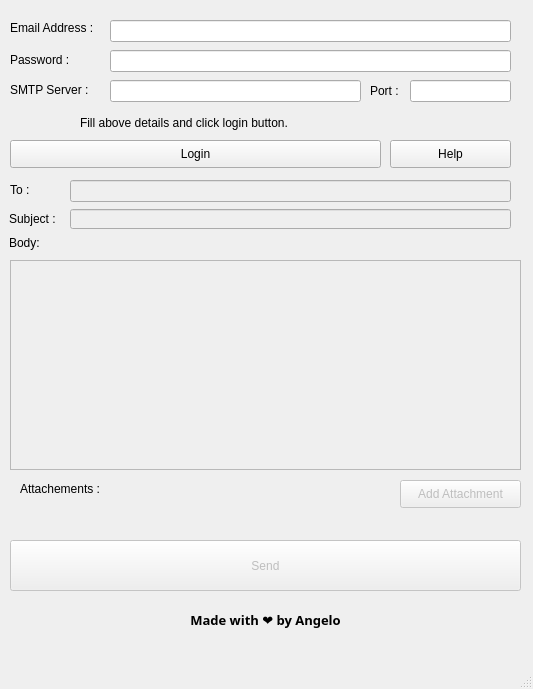
<?xml version="1.0" encoding="UTF-8"?>
<ui version="4.0">
 <class>MainWindow</class>
 <widget class="QMainWindow" name="MainWindow">
  <property name="geometry">
   <rect>
    <x>0</x>
    <y>0</y>
    <width>533</width>
    <height>689</height>
   </rect>
  </property>
  <property name="windowTitle">
   <string>MainWindow</string>
  </property>
  <widget class="QWidget" name="centralwidget">
   <widget class="QLabel" name="text_email">
    <property name="geometry">
     <rect>
      <x>10</x>
      <y>20</y>
      <width>91</width>
      <height>16</height>
     </rect>
    </property>
    <property name="text">
     <string>Email Address : </string>
    </property>
   </widget>
   <widget class="QLineEdit" name="email">
    <property name="geometry">
     <rect>
      <x>110</x>
      <y>20</y>
      <width>401</width>
      <height>22</height>
     </rect>
    </property>
    <property name="text">
     <string/>
    </property>
   </widget>
   <widget class="QLabel" name="text_pass">
    <property name="geometry">
     <rect>
      <x>10</x>
      <y>50</y>
      <width>68</width>
      <height>20</height>
     </rect>
    </property>
    <property name="text">
     <string>Password : </string>
    </property>
   </widget>
   <widget class="QLineEdit" name="password">
    <property name="geometry">
     <rect>
      <x>110</x>
      <y>50</y>
      <width>401</width>
      <height>22</height>
     </rect>
    </property>
    <property name="inputMask">
     <string/>
    </property>
    <property name="text">
     <string/>
    </property>
    <property name="echoMode">
     <enum>QLineEdit::Password</enum>
    </property>
    <property name="clearButtonEnabled">
     <bool>false</bool>
    </property>
   </widget>
   <widget class="QLabel" name="label_3">
    <property name="geometry">
     <rect>
      <x>10</x>
      <y>80</y>
      <width>91</width>
      <height>20</height>
     </rect>
    </property>
    <property name="text">
     <string>SMTP Server :</string>
    </property>
   </widget>
   <widget class="QLineEdit" name="smtpserver">
    <property name="geometry">
     <rect>
      <x>110</x>
      <y>80</y>
      <width>251</width>
      <height>22</height>
     </rect>
    </property>
    <property name="text">
     <string/>
    </property>
   </widget>
   <widget class="QLabel" name="label_4">
    <property name="geometry">
     <rect>
      <x>370</x>
      <y>81</y>
      <width>41</width>
      <height>20</height>
     </rect>
    </property>
    <property name="text">
     <string>Port :</string>
    </property>
   </widget>
   <widget class="QLineEdit" name="port">
    <property name="geometry">
     <rect>
      <x>410</x>
      <y>80</y>
      <width>101</width>
      <height>22</height>
     </rect>
    </property>
    <property name="text">
     <string/>
    </property>
   </widget>
   <widget class="QPushButton" name="loginButton">
    <property name="geometry">
     <rect>
      <x>10</x>
      <y>140</y>
      <width>371</width>
      <height>28</height>
     </rect>
    </property>
    <property name="text">
     <string>Login</string>
    </property>
   </widget>
   <widget class="QLabel" name="label_5">
    <property name="geometry">
     <rect>
      <x>80</x>
      <y>113</y>
      <width>231</width>
      <height>20</height>
     </rect>
    </property>
    <property name="text">
     <string>Fill above details and click login button.</string>
    </property>
   </widget>
   <widget class="QPushButton" name="helpButton">
    <property name="geometry">
     <rect>
      <x>390</x>
      <y>140</y>
      <width>121</width>
      <height>28</height>
     </rect>
    </property>
    <property name="text">
     <string>Help</string>
    </property>
   </widget>
   <widget class="QLineEdit" name="to">
    <property name="enabled">
     <bool>false</bool>
    </property>
    <property name="geometry">
     <rect>
      <x>70</x>
      <y>180</y>
      <width>441</width>
      <height>22</height>
     </rect>
    </property>
    <property name="text">
     <string/>
    </property>
   </widget>
   <widget class="QLabel" name="label_6">
    <property name="geometry">
     <rect>
      <x>10</x>
      <y>180</y>
      <width>41</width>
      <height>20</height>
     </rect>
    </property>
    <property name="text">
     <string>To :</string>
    </property>
   </widget>
   <widget class="QLabel" name="label_7">
    <property name="geometry">
     <rect>
      <x>9</x>
      <y>209</y>
      <width>61</width>
      <height>20</height>
     </rect>
    </property>
    <property name="text">
     <string>Subject :</string>
    </property>
   </widget>
   <widget class="QLineEdit" name="subject">
    <property name="enabled">
     <bool>false</bool>
    </property>
    <property name="geometry">
     <rect>
      <x>70</x>
      <y>209</y>
      <width>441</width>
      <height>20</height>
     </rect>
    </property>
    <property name="text">
     <string/>
    </property>
   </widget>
   <widget class="QLabel" name="label_8">
    <property name="geometry">
     <rect>
      <x>9</x>
      <y>233</y>
      <width>61</width>
      <height>20</height>
     </rect>
    </property>
    <property name="text">
     <string>Body:</string>
    </property>
   </widget>
   <widget class="QTextEdit" name="body">
    <property name="enabled">
     <bool>false</bool>
    </property>
    <property name="geometry">
     <rect>
      <x>10</x>
      <y>260</y>
      <width>511</width>
      <height>210</height>
     </rect>
    </property>
   </widget>
   <widget class="QPushButton" name="attachButton">
    <property name="enabled">
     <bool>false</bool>
    </property>
    <property name="geometry">
     <rect>
      <x>400</x>
      <y>480</y>
      <width>121</width>
      <height>28</height>
     </rect>
    </property>
    <property name="text">
     <string>Add Attachment</string>
    </property>
   </widget>
   <widget class="QLabel" name="attatchments_label">
    <property name="geometry">
     <rect>
      <x>20</x>
      <y>482</y>
      <width>371</width>
      <height>41</height>
     </rect>
    </property>
    <property name="text">
     <string>Attachements :</string>
    </property>
    <property name="alignment">
     <set>Qt::AlignLeading|Qt::AlignLeft|Qt::AlignTop</set>
    </property>
    <property name="wordWrap">
     <bool>true</bool>
    </property>
   </widget>
   <widget class="QPushButton" name="sendButton">
    <property name="enabled">
     <bool>false</bool>
    </property>
    <property name="geometry">
     <rect>
      <x>10</x>
      <y>540</y>
      <width>511</width>
      <height>51</height>
     </rect>
    </property>
    <property name="text">
     <string>Send</string>
    </property>
   </widget>
   <widget class="QLabel" name="label_10">
    <property name="geometry">
     <rect>
      <x>0</x>
      <y>604</y>
      <width>531</width>
      <height>31</height>
     </rect>
    </property>
    <property name="font">
     <font>
      <family>Bahnschrift SemiBold</family>
      <pointsize>10</pointsize>
      <weight>75</weight>
      <bold>true</bold>
     </font>
    </property>
    <property name="text">
     <string>Made with ❤ by Angelo</string>
    </property>
    <property name="alignment">
     <set>Qt::AlignCenter</set>
    </property>
   </widget>
  </widget>
  <widget class="QMenuBar" name="menubar">
   <property name="geometry">
    <rect>
     <x>0</x>
     <y>0</y>
     <width>533</width>
     <height>26</height>
    </rect>
   </property>
  </widget>
  <widget class="QStatusBar" name="statusbar"/>
 </widget>
 <resources/>
 <connections/>
</ui>
